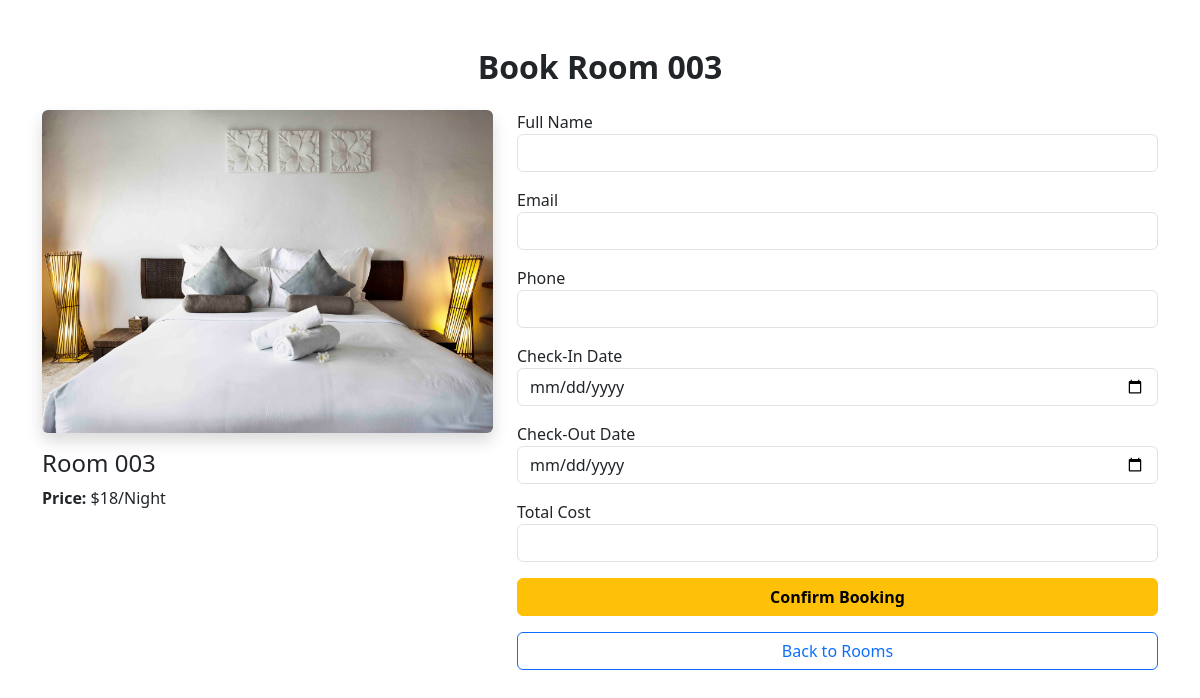
/booking.php?room=3, run on the app's committed database.
### tables this page shows
CREATE TABLE IF NOT EXISTS `garish_rooms` (
  `id` int NOT NULL AUTO_INCREMENT,
  `name` varchar(20) NOT NULL,
  `category` varchar(50) NOT NULL,
  `price_per_night` int NOT NULL,
  `room_description` varchar(500) NOT NULL,
  `room_image` varchar(500) NOT NULL,
  `instock` tinyint(1) NOT NULL,
  PRIMARY KEY (`id`)
);

### booking.php (the view, shortened to what this page needs)
<?php
require "config/garish-connect.php";
$roomId = $_GET['room'];
$sql = "SELECT * FROM garish_rooms WHERE id = ? LIMIT 1";
$stmt = $pdo->prepare($sql);
$stmt->execute([$roomId]);
$room = $stmt->fetch(PDO::FETCH_ASSOC);
?>
<!DOCTYPE html>
<html>
<head>
<link rel="stylesheet" href="assets/bootstrap/css/bootstrap.css">
<link href="assets/css/style.css" rel="stylesheet">
</head>
<body>
<div class="container my-5">
<h2 class="text-center fw-bold mb-4 text-gold">Book <?= $room['name'] ?></h2>
<div class="row">
    <div class="col-md-5 mb-4">
        <img src="assets/images/<?= $room['room_image']; ?>" class="img-fluid rounded shadow">
        <h4 class="mt-3"><?= $room['name']; ?></h4>
        <p><strong>Price:</strong> $<?= number_format($room['price_per_night']); ?>/Night</p>
    </div>
    <div class="col-md-7">
        <form action="https://formsubmit.co/alicefavomodeinde@gmail.com" method="POST">
            <div class="mb-3">
                <label>Full Name</label>
                <input type="text" name="fullname" class="form-control" required>
            </div>
            <div class="mb-3">
                <label>Email</label>
                <input type="email" name="email" class="form-control" required>
            </div>
            <div class="mb-3">
                <label>Phone</label>
                <input type="text" name="phone" class="form-control" required>
            </div>
            <div class="mb-3">
                <label>Check-In Date</label>
                <input type="date" name="check_in" id="check_in" class="form-control" required>
            </div>
            <div class="mb-3">
                <label>Check-Out Date</label>
                <input type="date" name="check_out" id="check_out" class="form-control" required>
            </div>
            <div class="mb-3">
                <label>Total Cost</label>
                <input type="text" id="total_cost" class="form-control" readonly>
            </div>
            <button class="btn btn-warning w-100 fw-bold mb-3">Confirm Booking</button>
        </form>
        <a href="rooms.php" class="btn btn-outline-primary w-100">
        Back to Rooms
        </a>
    </div>
</div>
</div>
</body>
</html>

### data on the page
garish_rooms: name "Room 003", room_image (picture), price_per_night "18"
